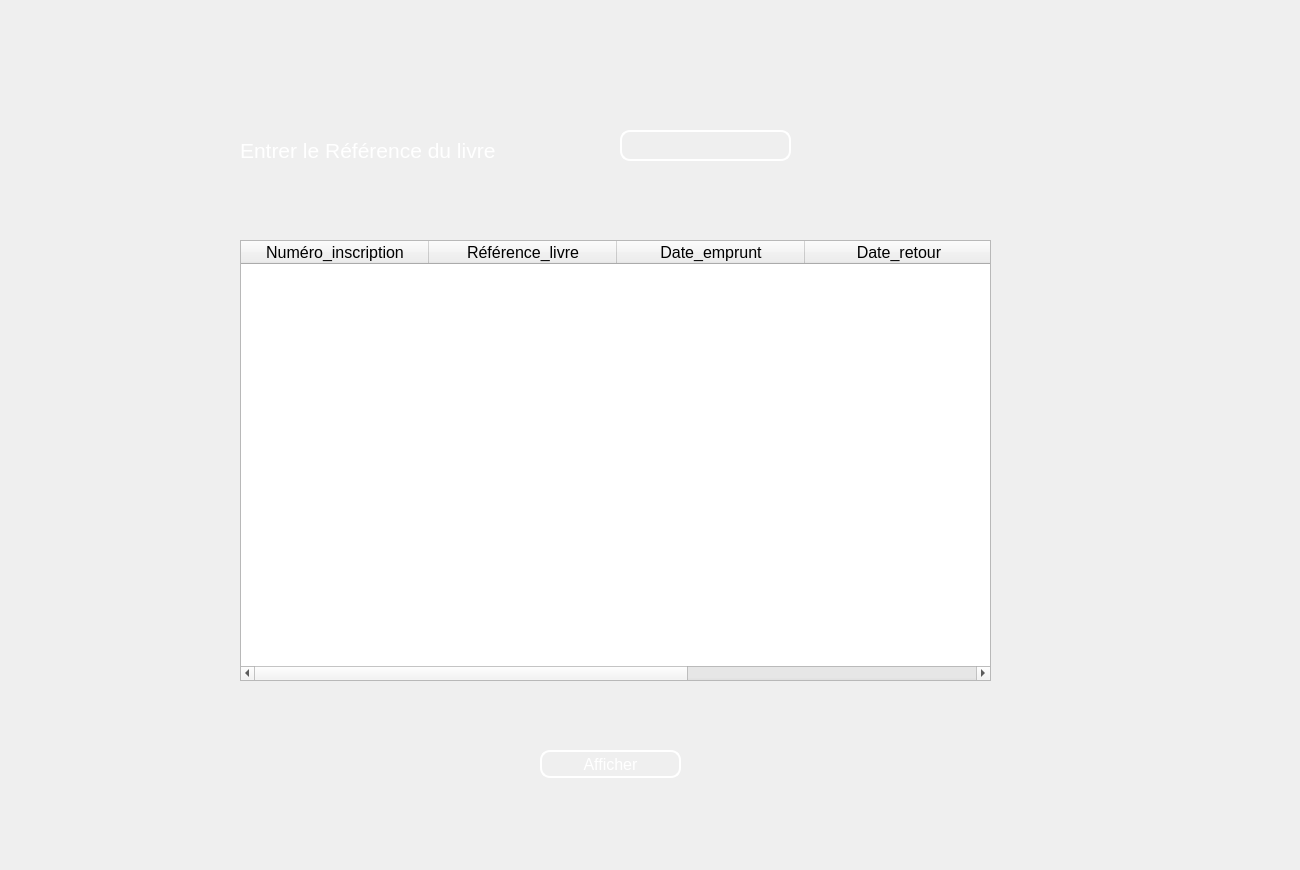
<?xml version="1.0" encoding="UTF-8"?>
<ui version="4.0">
 <class>affichage_emprunt_reference</class>
 <widget class="QWidget" name="affichage_emprunt_reference">
  <property name="geometry">
   <rect>
    <x>0</x>
    <y>0</y>
    <width>1300</width>
    <height>870</height>
   </rect>
  </property>
  <property name="windowTitle">
   <string>Form</string>
  </property>
  <widget class="QLabel" name="label">
   <property name="geometry">
    <rect>
     <x>0</x>
     <y>0</y>
     <width>1300</width>
     <height>870</height>
    </rect>
   </property>
   <property name="text">
    <string/>
   </property>
   <property name="pixmap">
    <pixmap resource="ressources.qrc">:/ressources/23.jpg</pixmap>
   </property>
   <property name="scaledContents">
    <bool>true</bool>
   </property>
  </widget>
  <widget class="QTableWidget" name="tableWidget">
   <property name="geometry">
    <rect>
     <x>240</x>
     <y>240</y>
     <width>751</width>
     <height>441</height>
    </rect>
   </property>
   <property name="font">
    <font>
     <pointsize>12</pointsize>
    </font>
   </property>
   <attribute name="horizontalHeaderDefaultSectionSize">
    <number>188</number>
   </attribute>
   <column>
    <property name="text">
     <string>Numéro_inscription</string>
    </property>
   </column>
   <column>
    <property name="text">
     <string>Référence_livre</string>
    </property>
   </column>
   <column>
    <property name="text">
     <string>Date_emprunt</string>
    </property>
   </column>
   <column>
    <property name="text">
     <string>Date_retour</string>
    </property>
   </column>
   <column>
    <property name="text">
     <string/>
    </property>
   </column>
  </widget>
  <widget class="QLabel" name="label_2">
   <property name="geometry">
    <rect>
     <x>240</x>
     <y>130</y>
     <width>351</width>
     <height>41</height>
    </rect>
   </property>
   <property name="font">
    <font>
     <pointsize>16</pointsize>
    </font>
   </property>
   <property name="styleSheet">
    <string notr="true">background:transparent;
color: rgb(255, 255, 255);

border-radius:10px</string>
   </property>
   <property name="text">
    <string>Entrer le Référence du livre</string>
   </property>
  </widget>
  <widget class="QLineEdit" name="lineEdit">
   <property name="geometry">
    <rect>
     <x>620</x>
     <y>130</y>
     <width>171</width>
     <height>31</height>
    </rect>
   </property>
   <property name="font">
    <font>
     <pointsize>12</pointsize>
    </font>
   </property>
   <property name="styleSheet">
    <string notr="true">background:transparent;
color: rgb(255, 255, 255);
border:2px solid white;
border-radius:10px</string>
   </property>
  </widget>
  <widget class="QPushButton" name="pushButton">
   <property name="geometry">
    <rect>
     <x>540</x>
     <y>750</y>
     <width>141</width>
     <height>28</height>
    </rect>
   </property>
   <property name="font">
    <font>
     <pointsize>12</pointsize>
    </font>
   </property>
   <property name="styleSheet">
    <string notr="true">
color: rgb(255, 255, 255);
border:2px solid white;
border-radius:10px</string>
   </property>
   <property name="text">
    <string>Afficher</string>
   </property>
  </widget>
 </widget>
 <resources>
  <include location="ressources.qrc"/>
 </resources>
 <connections/>
</ui>
